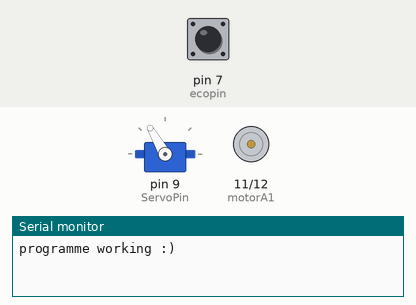
Recording of a sketch running on a simulated Arduino Uno, built with avr-gcc and run on an emulated ATmega328P. On the bench: servo, motor-driver pin pairs drawn as motors (green arrow = first pin HIGH = forward, orange = second pin HIGH = backward, longer = more drive), the last lines printed to the serial monitor. The test bench sets the inputs (shaded band); at power-on: pin 7 (ecopin) LOW.

Above: at 0.3 s.
1.5 s: pin 7 (ecopin) pulsed HIGH 2 times (0.12 s each, 0.3 s apart)
At 1.72 s:
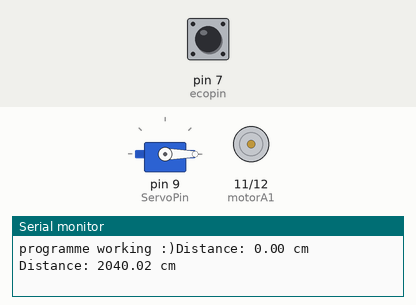
At 2.6 s:
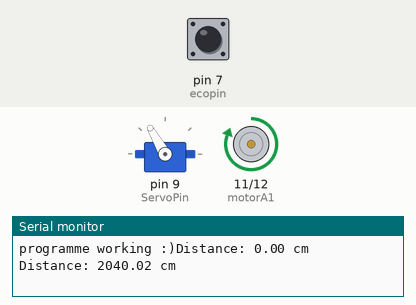
Timing chart, 0 to 10.5 s (numbered marks = the images above; inputs shaded):
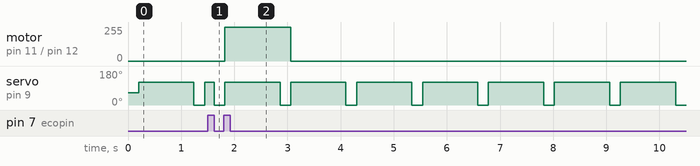

Measured:
- after the input at 1.5 s, motor on pin 11 (motorA1) / pin 12 (motorA2): stopped → forward 255/255 after 0.32 s, → stopped 1.2 s later
- by itself, servo on pin 9 (ServoPin): alternates 120° for 1.0 s and 0° for 0.20 s

The sketch:

servo_practice.ino
```cpp
#include <Servo.h>

const int trigger = 6;
const int ecopin = 7;


const int motorA1 = 11;
const int motorA2 = 12;


const int ServoPin = 9;

Servo myServo;


void setup() {

  myServo.attach(ServoPin);

  Serial.begin(115200);

  pinMode(trigger, OUTPUT);
  pinMode(ecopin, INPUT);

  pinMode(motorA1, OUTPUT);
  pinMode(motorA2, OUTPUT);


  myServo.write(65);
  delay(200);
  myServo.write(120);


  Serial.write("programme working :)");
}

float getDistance() {
  float time;
  float distance;
  digitalWrite(trigger, LOW);
  delay(20);
  digitalWrite(trigger, HIGH);
  delay(20);
  digitalWrite(trigger, LOW);

  time = pulseIn(ecopin, HIGH);
  distance = (0.034 * time) / 2;

  return distance;
}


// void LED_ON() {

//   digitalWrite(LED1, HIGH);
//   delay(40);
//   digitalWrite(LED1, LOW);
//   digitalWrite(LED2, HIGH);
//   delay(40);
//   digitalWrite(LED2, LOW);
//   digitalWrite(LED3, HIGH);
//   delay(40);
//   digitalWrite(LED3, LOW);
//   digitalWrite(LED4, HIGH);
//   delay(40);
//   digitalWrite(LED4, LOW);
//   digitalWrite(LED5, HIGH);
//   delay(40);
// }


void loop() {
  float distances = getDistance();

  Serial.print("Distance: ");
  Serial.print(distances);
  Serial.println(" cm");


  myServo.write(0);
  delay(200);
  myServo.write(120);


  if (distances > 20) {

    digitalWrite(motorA1, HIGH);
    digitalWrite(motorA2, LOW);

  } else if (distances < 20 && distances > 5) {
    digitalWrite(motorA1, LOW);
    digitalWrite(motorA2, HIGH);
  } else {
    digitalWrite(motorA1, LOW);
    digitalWrite(motorA2, LOW);
  }


  // if (distances < 30) {
  //   Serial.print("testing...");
  //   LED_ON();
  // }
}
```
